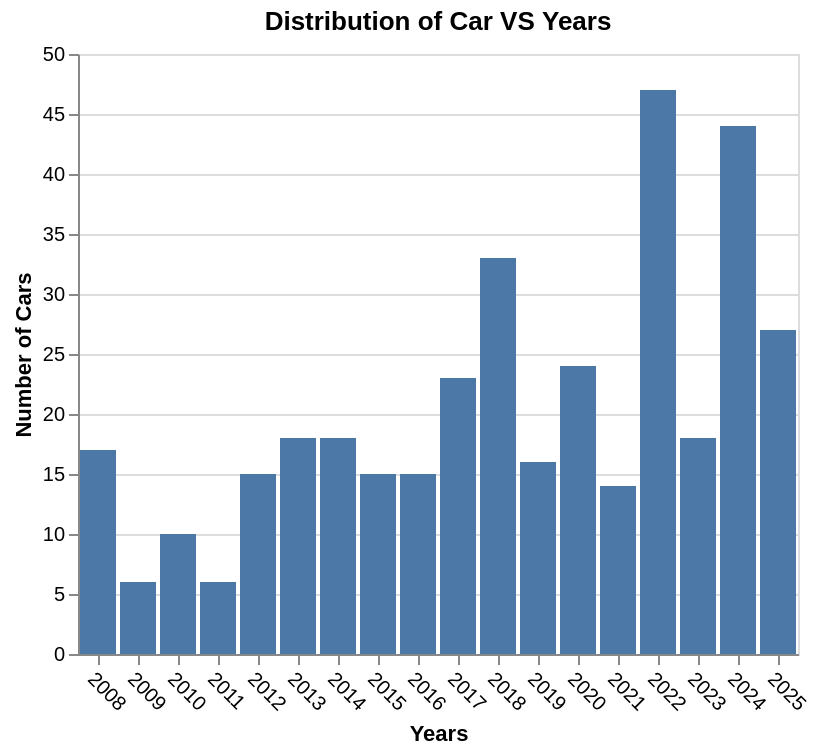

Notebook code for this chart:
### Code cell
alt.Chart(df_cars, title="Distribution of Car VS Years").mark_bar().encode(
    alt.X("Year:O").title("Years"),
    alt.Y("count()").title("Number of Cars")
).configure_axisX(
    labelAngle=45
)

### Figure 1 — Vega-Lite specification as saved in the notebook (floating-point values rounded to 4 significant figures; data arrays with more than 128 entries replaced by an {"elided": "..."} marker saying what was removed)
{"config": {"view": {"continuousWidth": 300, "continuousHeight": 300}, "axisX": {"labelAngle": 45}}, "data": {"name": "data-6e548097b15e73a4f2a974f88fa92bb4"}, "mark": {"type": "bar"}, "encoding": {"x": {"field": "Year", "title": "Years", "type": "ordinal"}, "y": {"aggregate": "count", "title": "Number of Cars", "type": "quantitative"}}, "title": "Distribution of Car VS Years", "$schema": "https://vega.github.io/schema/vega-lite/v5.20.1.json", "datasets": {"data-6e548097b15e73a4f2a974f88fa92bb4": {"elided": "366 records"}}}
